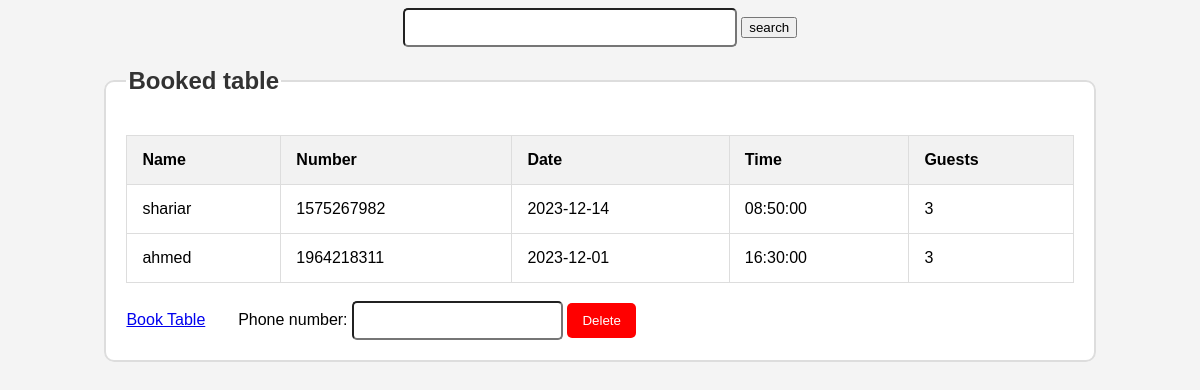
Page /view/booktable_Admin.php (signed in) on the committed database.
### tables this page shows
CREATE TABLE `reservation` (
  `Name` varchar(50) NOT NULL,
  `Number` bigint(11) NOT NULL,
  `Date` date NOT NULL,
  `Time` time NOT NULL,
  `Guests` int(11) NOT NULL
);

### model/bookTableModel.php (called while the page is built, shortened)
<?php
    function getbooktable(){
        $con = getConnection();
        $sql = "select * from reservation";
        $result = mysqli_query($con, $sql);
        $viewtables = [];
        while($viewtable = mysqli_fetch_assoc($result)){
            array_push($viewtables, $viewtable);
        }
        return $viewtables;
    }
?>

### view/booktable_Admin.php (the view, shortened to what this page needs)
<?php
require_once('../model/bookTableModel.php');
$viewtables = getbooktable();
?>
<!DOCTYPE html>
<html>
<head>
    <link rel="stylesheet" type="text/css" href="../css/booktable.css">
</head>
<body>
    <div class="content" id="info">
        <form action="booktable_Admin.php" method="POST" class="form-container" id="info">
        <center>
            <input type="text" id="search" name="search" class="search">
            <input type="button" name="submit" value="search" id="search" class="searchb" onclick="search_ajax()">
            <br><span id="h1"></span>
        </center>
            <fieldset>
                <legend>Booked table</legend>
                <div class="table-container">
                    <table border="1" id="table">
                        <tr>
                            <th>Name</th>
                            <th>Number</th>
                            <th>Date</th>
                            <th>Time</th>
                            <th>Guests</th>
                        </tr>
                        <?php for ($i = 0; $i < count($viewtables); $i++) { ?>
                            <tr>
                                <td><?= $viewtables[$i]['Name'] ?></td>
                                <td><?= $viewtables[$i]['Number'] ?></td>
                                <td><?= $viewtables[$i]['Date'] ?></td>
                                <td><?= $viewtables[$i]['Time'] ?></td>
                                <td><?= $viewtables[$i]['Guests'] ?></td>
                            </tr>
                        <?php } ?>
                    </table>
                </div>
                <br>
                <a class="nav-link" href="Addguest_Admin.php" style="margin-right: 3%;">Book Table</a>
                <label for="delete">Phone number:</label>
                <input type="text" id="delete" name="delete" value="" />
                <button type="submit" name="submit" value="submit">Delete</button>
            </fieldset>
        </form>
    </div>
</body>
</html>

### css/booktable.css (style rules this page uses)
body { font-family: 'Arial', sans-serif; background-color: #f4f4f4; }
.search { margin: center; border-radius: 5px; cursor: pointer; width: 300px; }
center { text-align: center; }
fieldset { width: 80%; margin: 20px auto; padding: 20px; border: 2px solid #ddd; border-radius: 10px; background-color: #fff; }
legend { font-size: 24px; font-weight: bold; color: #333; }
table { border-collapse: collapse; width: 100%; margin-top: 20px; }
th, td { padding: 15px; border: 1px solid #ddd; text-align: left; }
th { background-color: #f2f2f2; }
button[type="submit"] { background-color:red; color: white; border: none; padding: 10px 15px; border-radius: 5px; cursor: pointer; }
input[type="text"] { padding: 10px 15px; border-radius: 5px; cursor: pointer; }

### rows in the picture
reservation: Name "shariar", Number "1575267982", Date "2023-12-14", Time "08:50:00", Guests "3"
reservation: Name "ahmed", Number "1964218311", Date "2023-12-01", Time "16:30:00", Guests "3"
